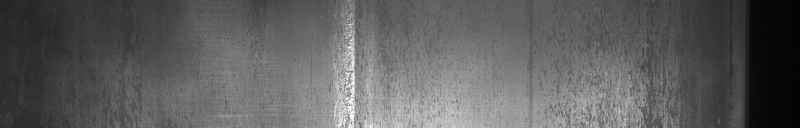
#> input picture DeteccionDefectosManufactura_CamilaGarcia/imagenes/train_images/04055fd3e.jpg, 1600 x 256 px, given in place of 0002cc93b.jpg, which was not available (shown at 1/2 size)
$ jupyter execute --allow-errors Taller_2.ipynb   (older library calls are emulated)   (text cells are left out)
#> lines starting #> are read from the running program, lines starting #| are printed output that depends on the picture; after the words box and inside, x2 and y2 are one past the last pixel; in counts of white or black regions, pixels touching at a corner belong together; pictures that were not available may be replaced by others from this repository, and a replacement may not be noted
[cell 1]
# Conexion a drive
from google.colab import drive
drive.mount('/content/drive')

[cell 2]
# 1. Importar librerias
import os
import pandas as pd
import numpy as np
import matplotlib.pyplot as plt
import cv2
from PIL import Image
from scipy.stats import skew, kurtosis
from tqdm import tqdm

# 2. Rutas
DATA_DIR = '/content/drive/MyDrive/Vision_computadora/Taller_2'
TRAIN_IMAGES_DIR = os.path.join(DATA_DIR, 'train_images')
CSV_PATH = os.path.join(DATA_DIR, 'train.csv')

# 3. Cargar CSV
#> (the rest of this cell did not finish here and is left out)

[cell 3]
IMG_WIDTH = 1600
IMG_HEIGHT = 256

# [14 lines left out: function rle_decode, not called in this run]

[cell 4]
# [23 lines left out: function show_image_with_masks, not called in this run]

#> (a cell that did not finish here is left out)

[cell 6]
# Detectar Features con ORB
import cv2
import numpy as np
import matplotlib.pyplot as plt

# Inicializamos ORB
orb = cv2.ORB_create(nfeatures=500)

# [4 lines left out: function extract_orb_features, not called in this run]

[cell 7]
# Visualización de Keypoints
# [10 lines left out: function show_orb_keypoints, not called in this run]

# Prueba con una imagen
#> (the rest of this cell did not finish here and is left out)

[cell 8]
# Extracción de descriptores de múltiples imágenes
from tqdm import tqdm

# [12 lines left out: function get_all_orb_descriptors, not called in this run]

[cell 9]
# Agrupamiento de descriptores con KMeans (visual words)
from sklearn.cluster import MiniBatchKMeans

# [7 lines left out: function build_codebook, not called in this run]

[cell 10]
# Vectorización de cada imagen (histograma de palabras visuales)
# [13 lines left out: function compute_bovw_features, not called in this run]

[cell 11]
# Preparación de etiquetas de clase (defecto presente o no)
# [13 lines left out: function get_labels, not called in this run]

[cell 12]
from sklearn.ensemble import RandomForestClassifier
from sklearn.model_selection import train_test_split
from sklearn.metrics import classification_report, confusion_matrix
from imblearn.over_sampling import SMOTE
import numpy as np
import pandas as pd
import seaborn as sns

# Paso 0: Función auxiliar para obtener etiquetas multiclase
# [10 lines left out: function get_labels_multiclass, not called in this run]

# Muestreo aleatorio
#> (the rest of this cell did not finish here and is left out)

[cell 13]
# Preprocesamiento
def enhance_image(image_path):
    image = cv2.imread(image_path, cv2.IMREAD_GRAYSCALE)
#> image is the input picture: shape (256, 1600); min 2, max 255, mean 94.5

    # Equalización de histograma
    image_eq = cv2.equalizeHist(image)
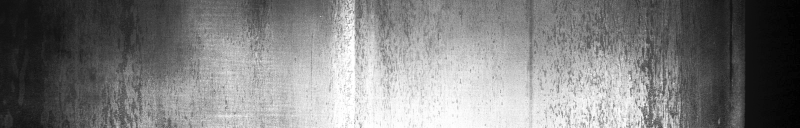
#> image_eq: shape (256, 1600) (shown at 1/2 size); min 0, max 255, mean 128.5

    # Filtro Gaussiano
    image_blur = cv2.GaussianBlur(image_eq, (5, 5), 0)

    # Detección de bordes (Canny)
    edges = cv2.Canny(image_blur, 100, 200)
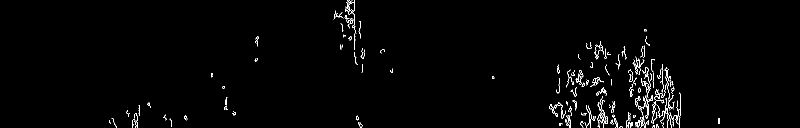
#> edges: shape (256, 1600) (shown at 1/2 size); 1.3% white in thin lines or dots, all inside (x1, y1, x2, y2) = (219, 0, 1440, 256)

    # Umbral adaptativo con Otsu
    _, thresh_otsu = cv2.threshold(image_blur, 0, 255, cv2.THRESH_BINARY + cv2.THRESH_OTSU)
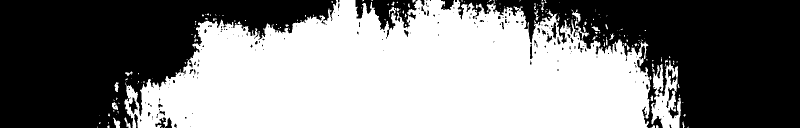
#> thresh_otsu: shape (256, 1600) (shown at 1/2 size); 50.9% white; 215 black regions (169 under 20 px), largest, box (x1, y1, x2, y2) and area: (0, 0, 673, 256) 100245, (915, 0, 1600, 256) 93009, (711, 0, 835, 60) 3773

    return {
        'original': image,
        'equalized': image_eq,
        'blurred': image_blur,
        'edges': edges,
        'otsu': thresh_otsu
    }

[cell 14]
# Visualización Comparativa
def show_enhanced_versions(image_path):
    images = enhance_image(image_path)
#> images = 5 items

    titles = list(images.keys())
#> titles = ['original', 'equalized', 'blurred', 'edges', 'otsu']
    fig, axs = plt.subplots(1, 5, figsize=(20, 4))

    for i, key in enumerate(titles):
        axs[i].imshow(images[key], cmap='gray')
        axs[i].set_title(key)
        axs[i].axis('off')
#> this loop made 5 passes

    plt.tight_layout()
    plt.show()
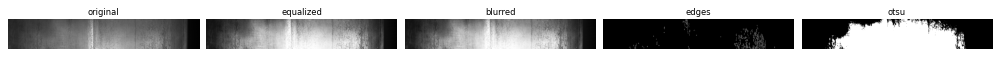
#> figure drawn by matplotlib, 5 panels

# Probar con una imagen
show_enhanced_versions(os.path.join(TRAIN_IMAGES_DIR, '0002cc93b.jpg'))

$ run again, on DeteccionDefectosManufactura_CamilaGarcia/imagenes/train_images/dffdd2aba.jpg
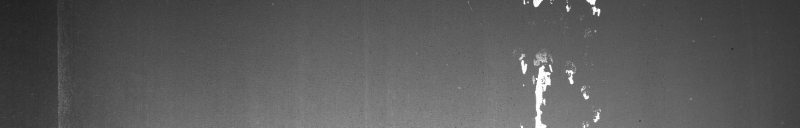
#> input picture DeteccionDefectosManufactura_CamilaGarcia/imagenes/train_images/dffdd2aba.jpg, 1600 x 256 px, given in place of 0002cc93b.jpg, which was not available (shown at 1/2 size)
#> in enhance_image, image is the input picture: shape (256, 1600); min 28, max 255, mean 90.2
#> in enhance_image, `edges = cv2.Canny(image_blur, 100, 200)`:
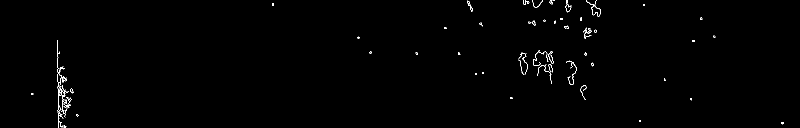
#> edges: shape (256, 1600) (shown at 1/2 size); 0.53% white in thin lines or dots
#> in enhance_image, `_, thresh_otsu = cv2.threshold(image_blur, 0, 255, cv2.THRESH_BINARY +..`:
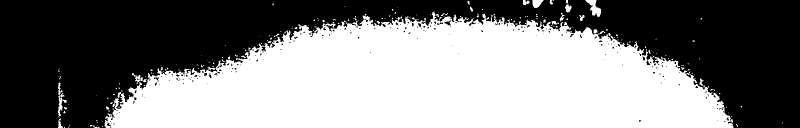
#> thresh_otsu: shape (256, 1600) (shown at 1/2 size); 50.4% white; 238 black regions (223 under 20 px), largest, box (x1, y1, x2, y2) and area: (0, 0, 1600, 256) 201405, (889, 40, 901, 51) 65, (523, 93, 532, 103) 56
#> images = 5 items
#> titles = ['original', 'equalized', 'blurred', 'edges', 'otsu']
#> the loop in show_enhanced_versions, `for i, key in enumerate(titles):` made 5 passes
